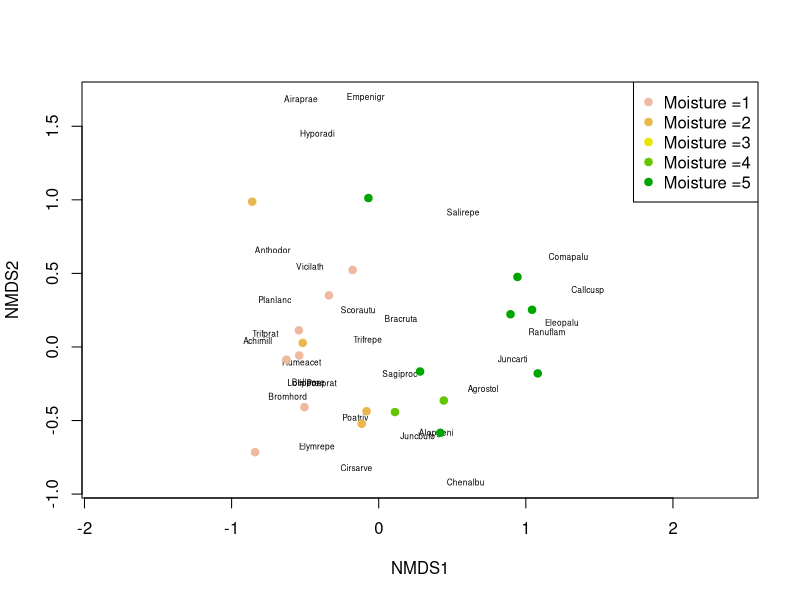
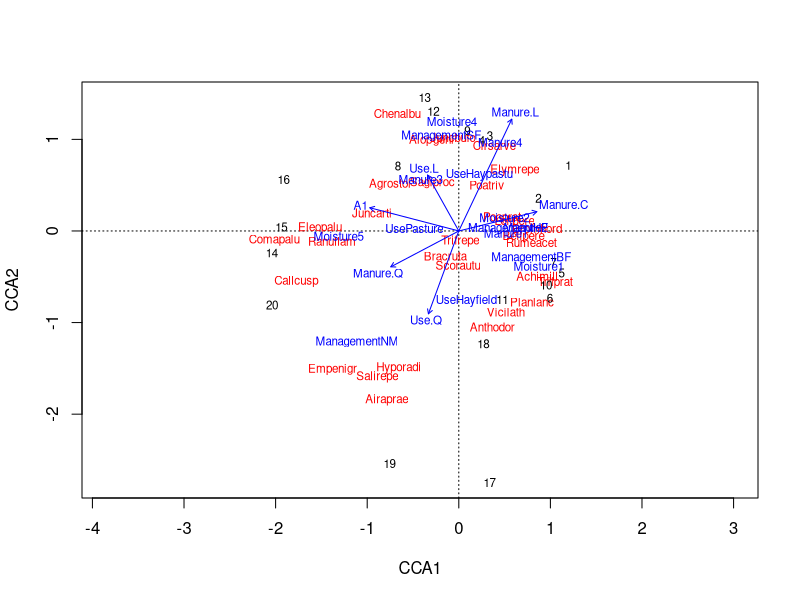
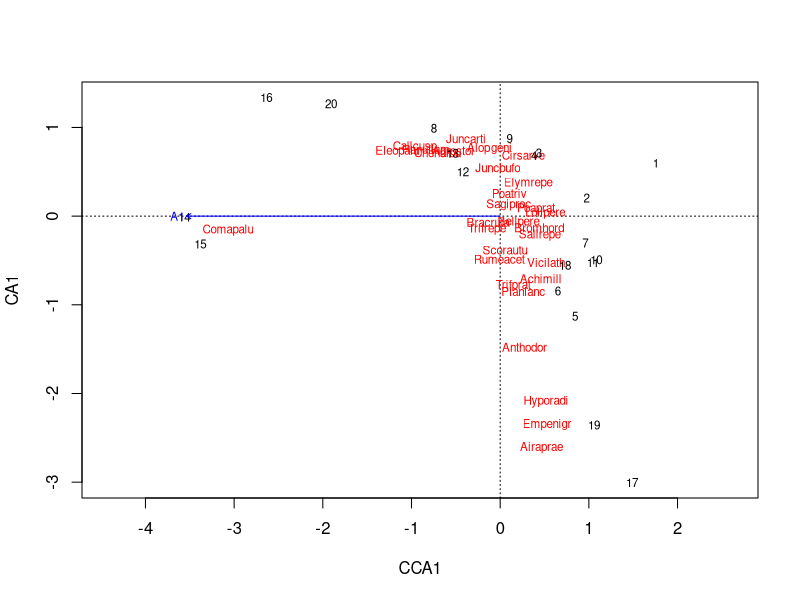
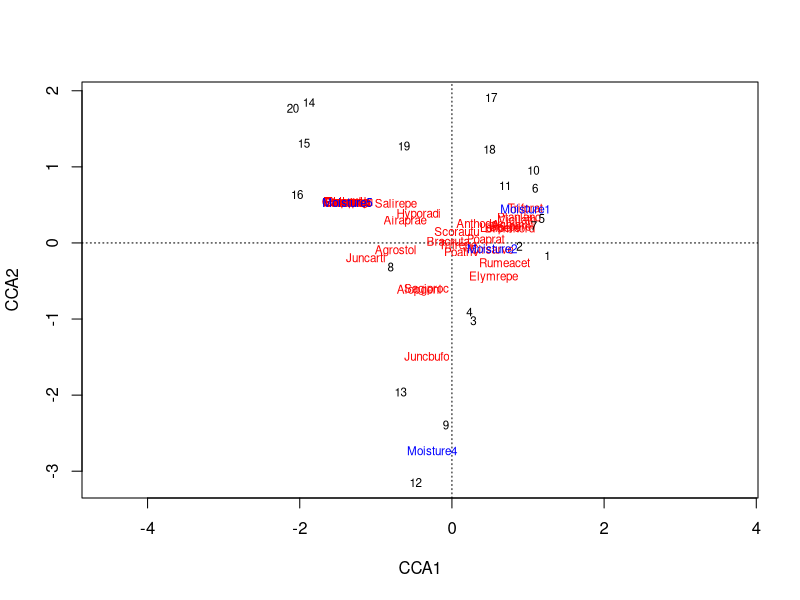
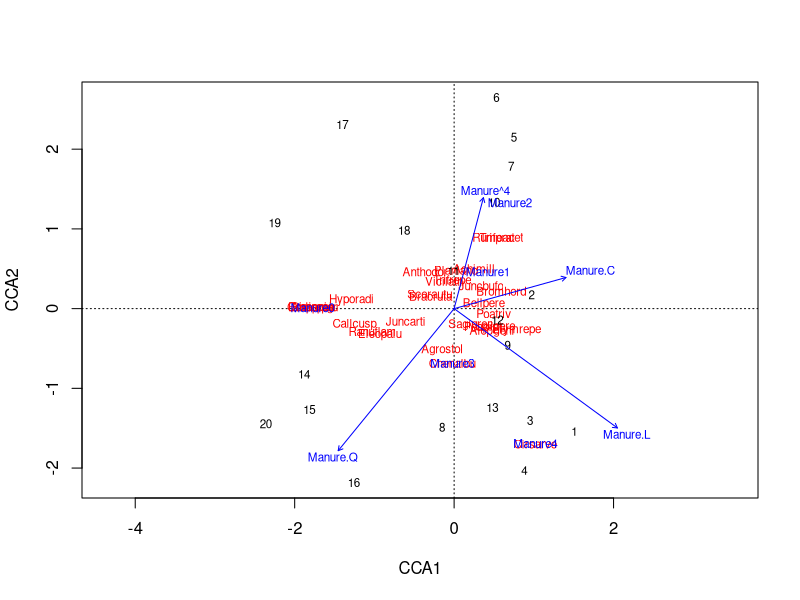
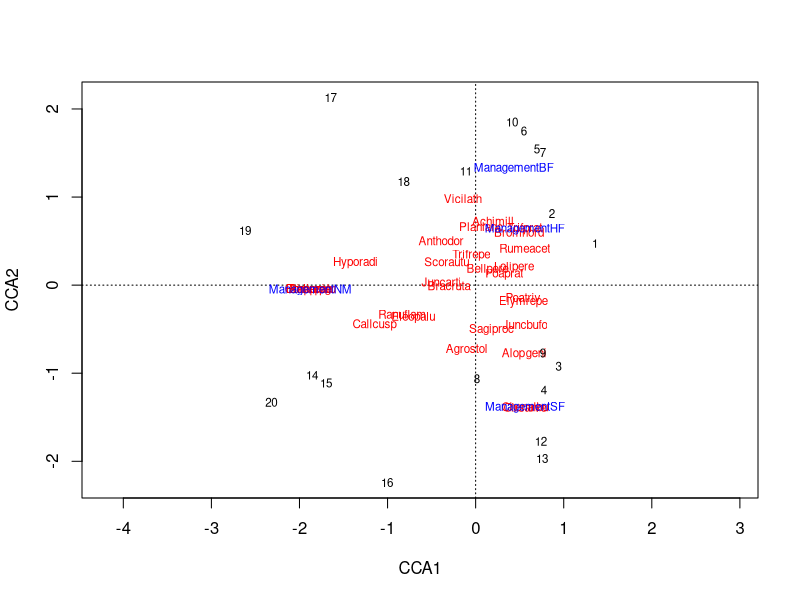

Recreate these plots in R, in order.
## ---- chunk 1
library(vegan)
data("dune")
data("dune.env")
?dune
## ---- chunk 2
dune_mds<-metaMDS(dune)
## ---- chunk 3
dune.env$Moisture<-factor(dune.env$Moisture, levels= 1:5, ordered=FALSE)
plot(dune_mds, type='n')
 text(dune_mds, 'sp', cex=.5)
 color_vect = rev(terrain.colors(6))[-1]
 points(dune_mds, 'sites', pch=19, 
        col=color_vect[dune.env$Moisture])
 legend('topright', paste("Moisture =", 1:5, sep=''), 
        col=color_vect, pch=19)
## ---- chunk 4
cca_dune = cca(dune ~ ., data=dune.env)
RsquareAdj(cca_dune, 100)
## ---- chunk 5
anova(cca_dune, permutations=999, by="margin")
## ---- chunk 6
plot(cca_dune)
## ---- chunk 7
cca_A1 = cca(dune ~ A1, data=dune.env)
RsquareAdj(cca_A1, 100)
## ---- chunk 8
anova(cca_A1, permutations=999, by="margin")
## ---- chunk 9
plot(cca_A1)
## ---- chunk 10
cca_moist = cca(dune ~ Moisture, data=dune.env)
RsquareAdj(cca_moist, 100)
## ---- chunk 11
anova(cca_moist, permutations=999, by="margin")
## ---- chunk 12
plot(cca_moist)
## ---- chunk 13
cca_poo = cca(dune ~ Manure, data=dune.env)
RsquareAdj(cca_poo, 100)
## ---- chunk 14
anova(cca_poo, permutations=999, by="margin")
## ---- chunk 15
plot(cca_poo)
## ---- chunk 16
cca_man = cca(dune ~ Management, data=dune.env)
RsquareAdj(cca_man, 100)
## ---- chunk 17
anova(cca_man, permutations=999, by="margin")
## ---- chunk 18
plot(cca_man)
